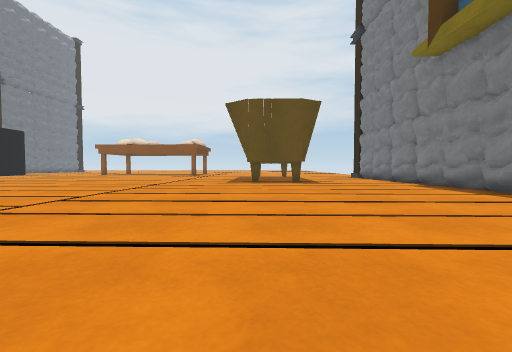
view 1 (above)

23 first-person views from a walk through a Unity game level. The camera is 0.59 m above the floor, tilts 2° down and sees 90° across. The floor is counted in squares, 1 m on a side. Each view is taken from the middle of a square. On the plan, view 1 faces up. The plan holds only what a view shows up to about 9 squares ahead; the rest is blank. The place goes on beyond the plan. Some animated figures are not drawn. Surface patterns are stand-ins for the level's own textures.

view 2
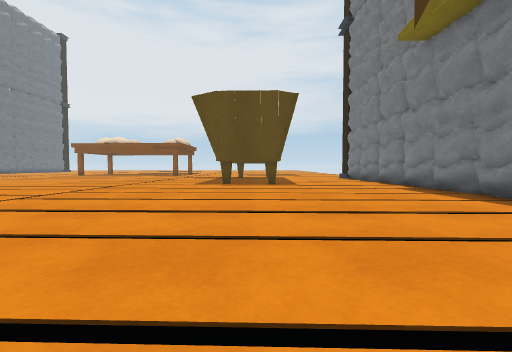

view 3
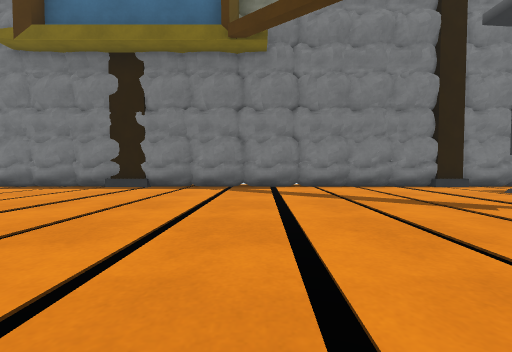

view 4
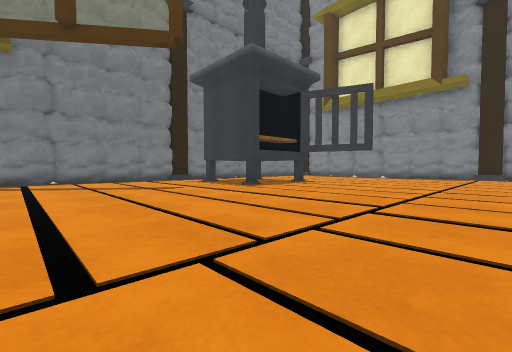

view 5
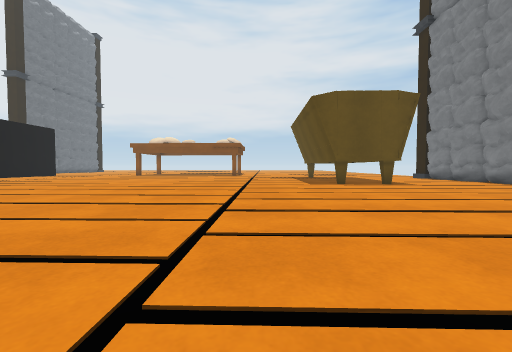

view 6
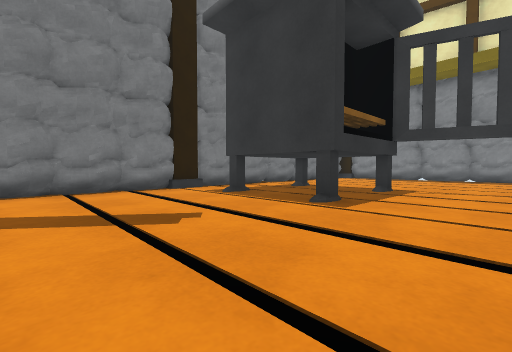

view 7
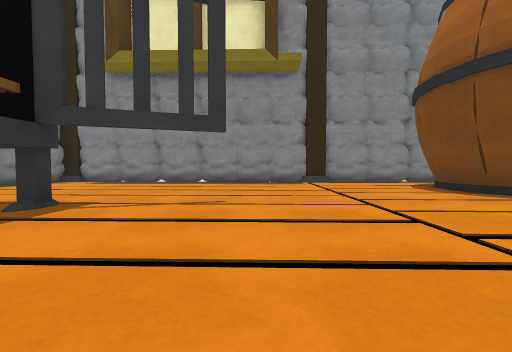

view 8
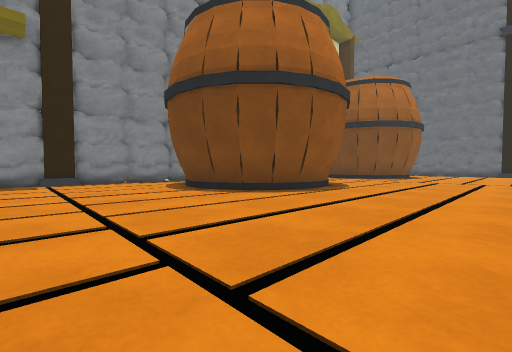

view 9
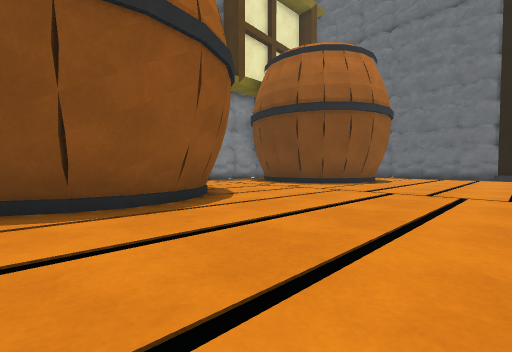

view 10
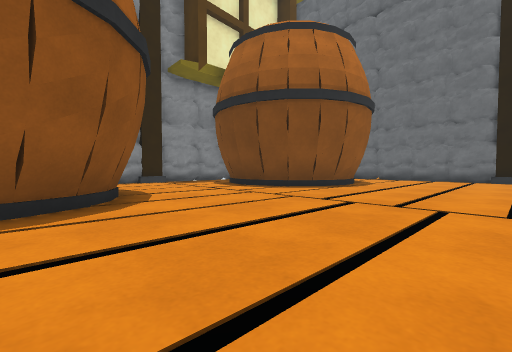

view 11
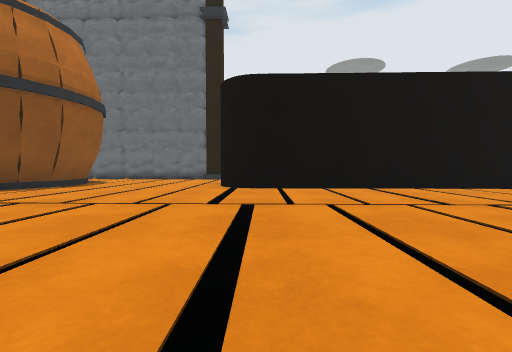

view 12
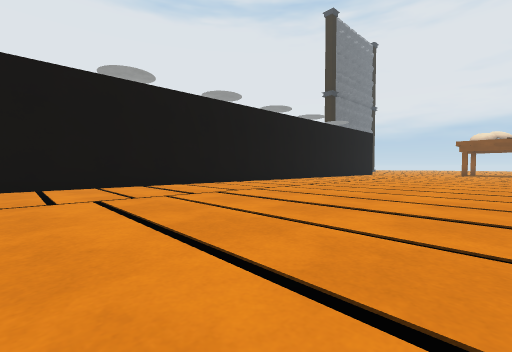

view 13
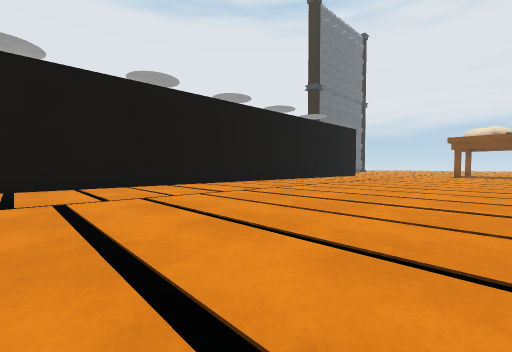

view 14
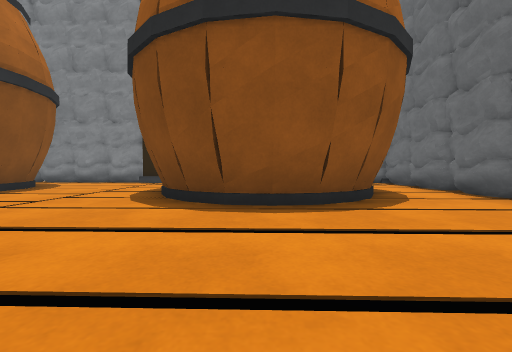

view 15
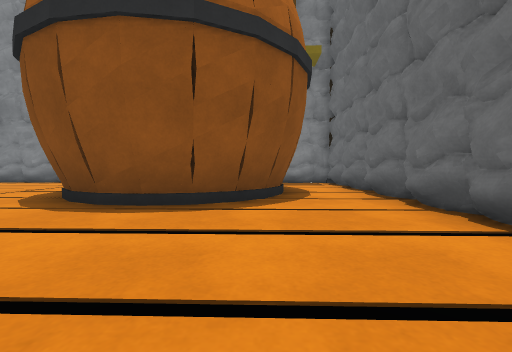

view 16
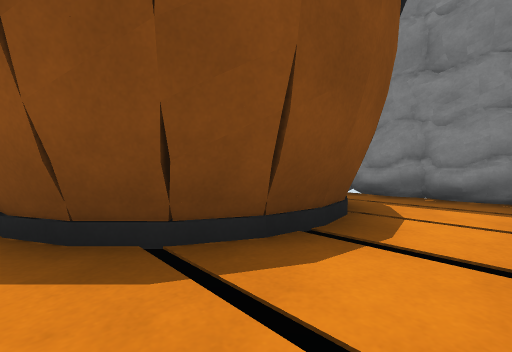

view 17
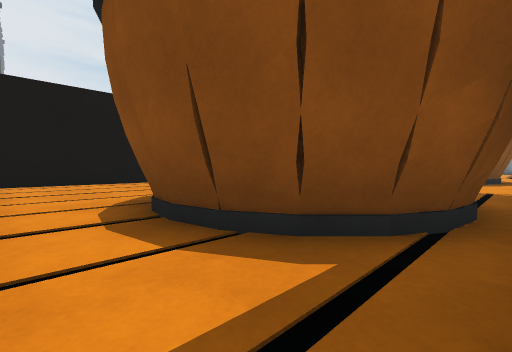

view 18
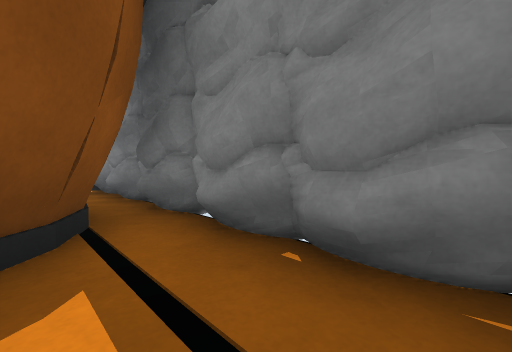

view 19
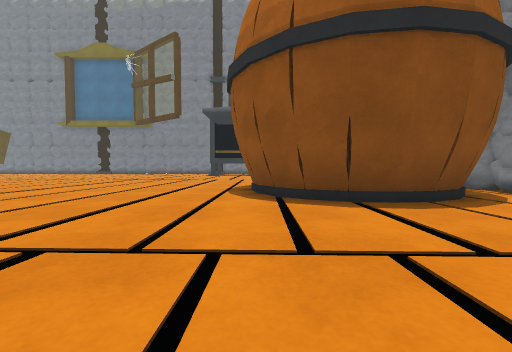

view 20
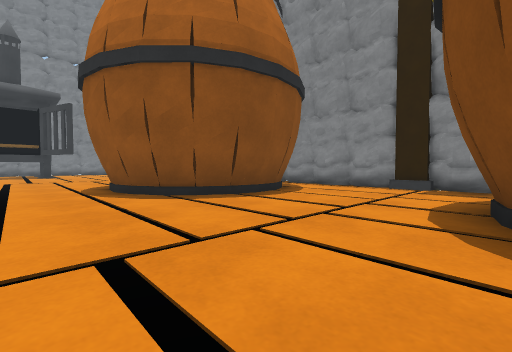

view 21
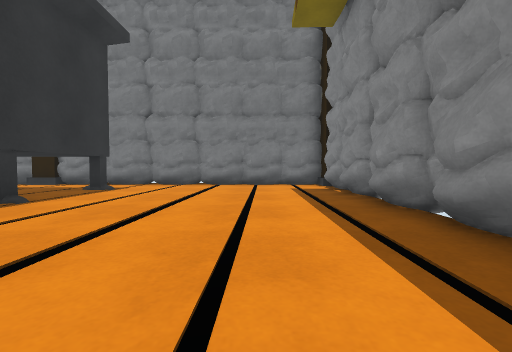

view 22
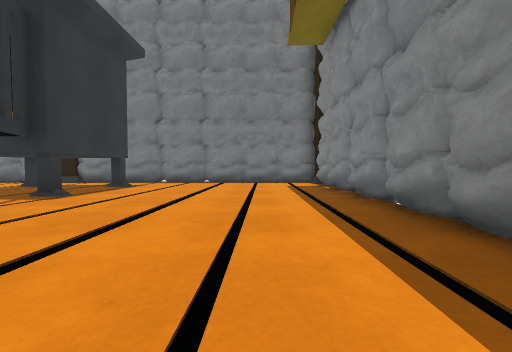

view 23
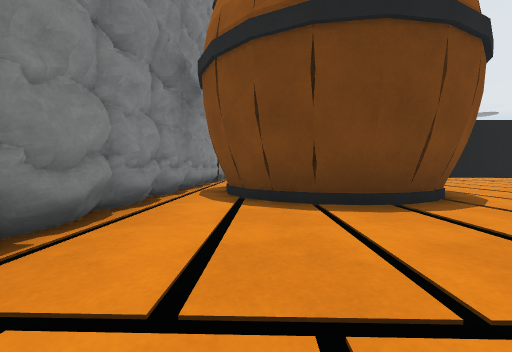

### Floor plan
Key: @ floor where view 1 was taken; # wall or solid block; . floor; O other object.
Columns run from 23 left of view 1 to 6 right of it. Each row starts with its distance up from view 1.
 10           .............OO....#
  9           ...................#
  8         .....................#
  7        ......................#
  6       #......................#
  5       #........ .............#
  4       #........  ............#
  3       #........   ...........#
  2       #........    ..........#
  1       #........   ...........#
  0       #.......... .....@.....#
 -1       #.......... ...........#
 -2       #.......... ...........#
 -3  #####........... ...........#
 -4 #............................#
 -5 #.......................####.#
 -6 #.......................#   .#
 -7 #.......................#   .#
 -8 #...OOO.....OOOO........####.#
 -9 #..O  OO....O  OO............#
-10 #.OO   O...OO   O............#
-11 #..O   O...OO   O............#
-12 #..OO   ....OO O.............#
-13 #...OO.......OO..............#
-14 ##############################

Positions as (right, up) in squares from view 1, and headings:
1: (0, 0), facing up
2: (1, 1), facing up
3: (-2, 1), facing right
4: (-5, 1), facing down-right
5: (-3, 1), facing up
6: (-1, -1), facing down-right
7: (-2, -4), facing down
8: (-3, -4), facing down-left
9: (-8, -4), facing down-left
10: (-10, -4), facing down-left
11: (-10, -2), facing left
12: (-9, -2), facing up-left
13: (-9, 1), facing up-left
14: (-18, -4), facing down
15: (-20, -4), facing down
16: (-22, -8), facing down-right
17: (-22, -13), facing up-right
18: (-22, -12), facing down-right
19: (-16, -8), facing right
20: (-16, -6), facing down-right
21: (-3, -12), facing right
22: (-4, -12), facing right
23: (-3, -12), facing left
